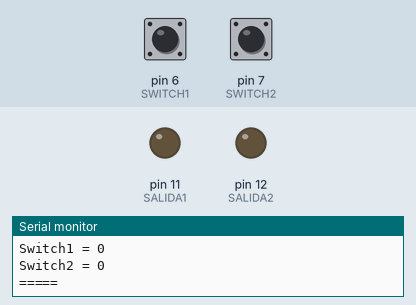
This sketch was run on a simulated Arduino Uno, built with avr-gcc and run on an emulated ATmega328P. Shown: output pins drawn as LEDs (lit = HIGH), the last lines printed to the serial monitor. Inputs (shaded band) come from the test bench; at power-on: pin 6 (SWITCH1) LOW, pin 7 (SWITCH2) LOW.

Above: at 1.8 s.
1.9 s: pin 6 (SWITCH1) pulled HIGH for 0.6 s
At 2.3 s:
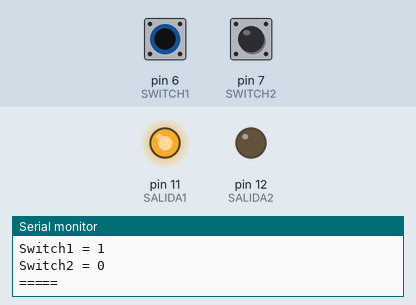
4.0 s: pin 7 (SWITCH2) pulled HIGH for 0.6 s
At 4.8 s:
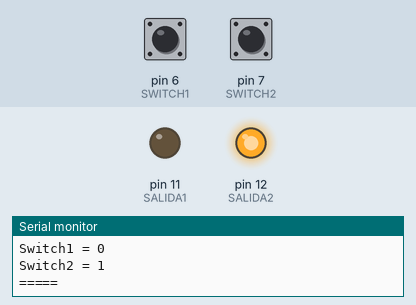
6.5 s: pin 7 (SWITCH2) pulled HIGH for 3.2 s
At 11.2 s:
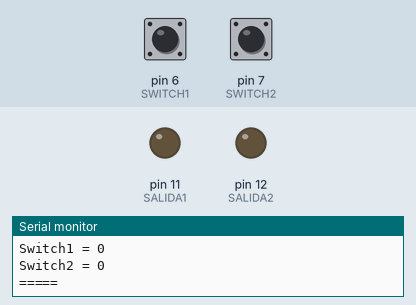
11.5 s: pin 6 (SWITCH1) pulled HIGH for 3.2 s
At 12.4 s:
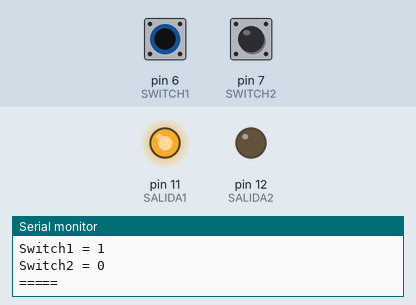
16.5 s: pin 6 (SWITCH1) driven HIGH and pin 7 (SWITCH2) driven HIGH
At 17.6 s:
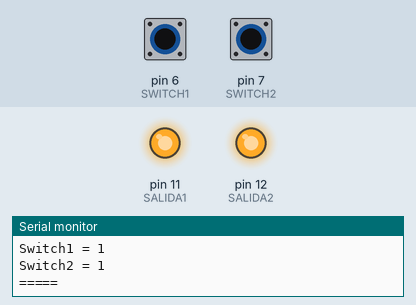
Timing chart, 0 to 19.0 s (numbered marks = the images above; inputs shaded):
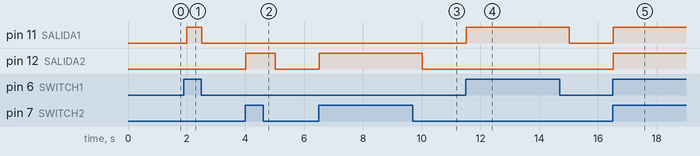

Measured:
- after the input at 1.9 s, pin 11 (SALIDA1): LOW → HIGH after 0.10 s, → LOW 0.50 s later
- after the input at 4.0 s, pin 12 (SALIDA2): LOW → HIGH at once, → LOW 1.0 s later
- after the input at 6.5 s, pin 12 (SALIDA2): LOW → HIGH at once, → LOW 3.5 s later
- after the input at 11.5 s, pin 11 (SALIDA1): LOW → HIGH at once, → LOW 3.5 s later
- after the input at 16.5 s, pin 11 (SALIDA1), pin 12 (SALIDA2): LOW → HIGH at once

The sketch:

test.ino
```cpp
#define SWITCH1 6    //Donde esta conectado el interruptor 1
#define SWITCH2 7    //Donde esta conectado el interruptor 2
#define SALIDA1 11   //Donde dispara el rele 1
#define SALIDA2 12   //Donde dispara el rele 2


void setup() {
  Serial.begin (115200);

  pinMode(SWITCH1,INPUT);
  pinMode(SWITCH2,INPUT);
  pinMode(SALIDA1,OUTPUT);
  pinMode(SALIDA2,OUTPUT);

}

void loop() {
  int switch1, switch2;
 // Leemos los switches
  switch1 = digitalRead (SWITCH1);
  switch2 = digitalRead (SWITCH2);
  char buffer[80];

  if (switch1||switch2) {
    Serial.println ("A switch has been turned on!");
  }

  if (switch1) digitalWrite(SALIDA1,HIGH); else digitalWrite(SALIDA1,LOW);
  if (switch2) digitalWrite(SALIDA2,HIGH); else digitalWrite(SALIDA2,LOW);

  sprintf (buffer, "Switch1 = %d", switch1);
  Serial.println (buffer);

  sprintf (buffer, "Switch2 = %d", switch2);
  Serial.println (buffer);
  Serial.println ("=====");
  delay (500);
}
```
